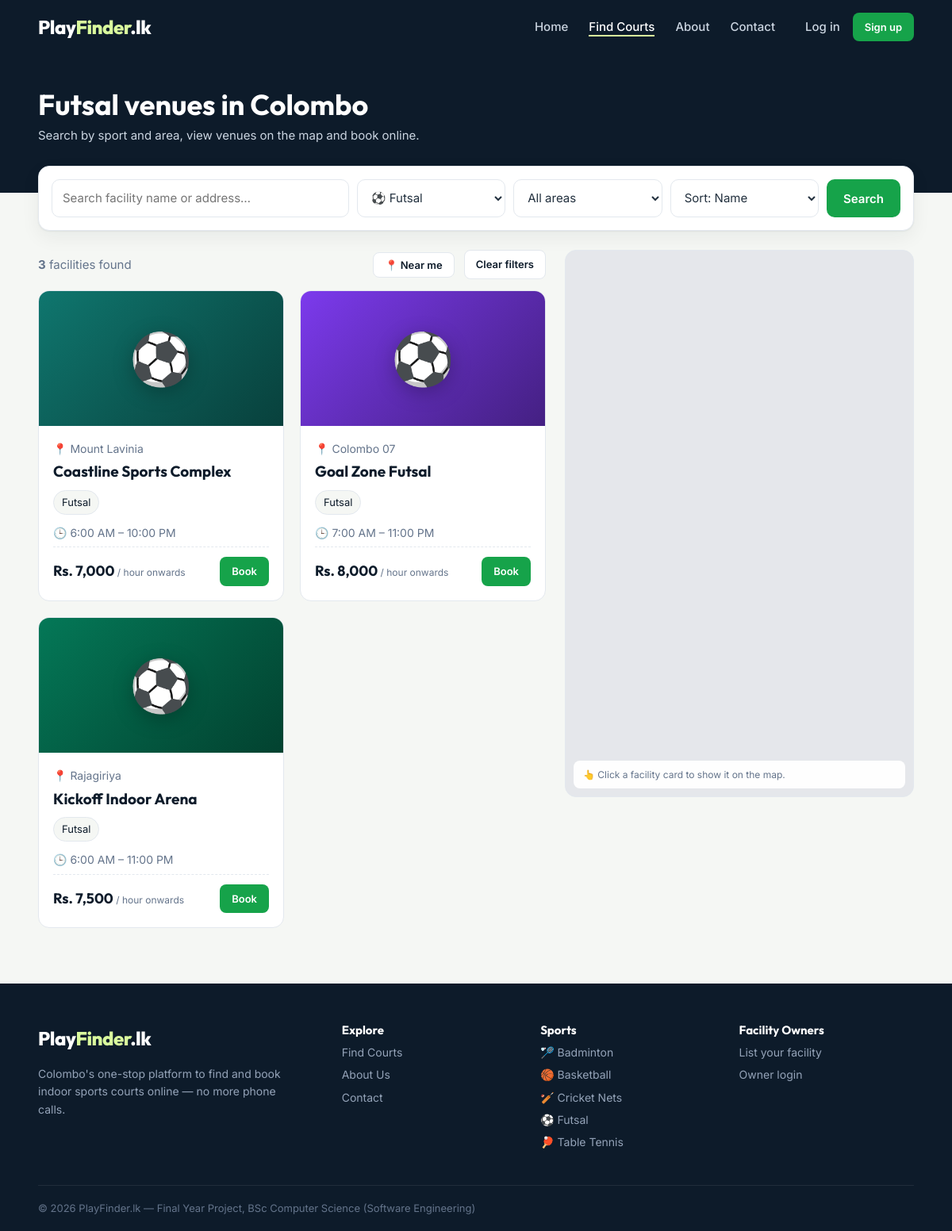
Screenshot of /facilities.php?sport=2 with the database file from the repository.
### tables this page shows
CREATE TABLE sports (
    id    INT AUTO_INCREMENT PRIMARY KEY,
    name  VARCHAR(50) NOT NULL UNIQUE,
    slug  VARCHAR(50) NOT NULL UNIQUE,
    icon  VARCHAR(10) NOT NULL DEFAULT '🏅'
);

CREATE TABLE facilities (
    id          INT AUTO_INCREMENT PRIMARY KEY,
    owner_id    INT NOT NULL,
    name        VARCHAR(120) NOT NULL,
    description TEXT,
    address     VARCHAR(255) NOT NULL,
    area        VARCHAR(60)  NOT NULL,
    latitude    DECIMAL(10,7) NOT NULL,
    longitude   DECIMAL(10,7) NOT NULL,
    phone       VARCHAR(20)  NOT NULL,
    open_time   TIME NOT NULL DEFAULT '06:00:00',
    close_time  TIME NOT NULL DEFAULT '22:00:00',
    amenities   VARCHAR(255) DEFAULT NULL,
    image       VARCHAR(255) DEFAULT NULL,
    status      ENUM('pending','approved','rejected') NOT NULL DEFAULT 'pending',
    created_at  DATETIME NOT NULL DEFAULT CURRENT_TIMESTAMP,
    CONSTRAINT fk_fac_owner FOREIGN KEY (owner_id) REFERENCES users(id) ON DELETE CASCADE,
    INDEX idx_fac_area (area),
    INDEX idx_fac_status (status)
);

### includes/db.php (called while the page is built, shortened)
<?php
function db(): PDO
{
    static $pdo = null;
    if ($pdo === null) {
        try {
            $pdo = new PDO(DB_DSN, DB_USER, DB_PASS, [
                PDO::ATTR_ERRMODE            => PDO::ERRMODE_EXCEPTION,
                PDO::ATTR_DEFAULT_FETCH_MODE => PDO::FETCH_ASSOC,
                PDO::ATTR_EMULATE_PREPARES   => false,
            ]);
        } catch (PDOException $e) {
            http_response_code(500);
            exit('<div style="font-family:sans-serif;padding:40px;max-width:640px;margin:auto">
                <h2>Database connection failed</h2>
                <p>Please make sure MySQL is running in XAMPP and that you imported
                <code>database/playfinder.sql</code> in phpMyAdmin.</p>
                <p style="color:#888">Check settings in <code>config/config.php</code>.</p></div>');
        }
    }
    return $pdo;
}
function q(string $sql, array $params = []): PDOStatement
{
    $stmt = db()->prepare($sql);
    $stmt->execute($params);
    return $stmt;
}
function q_all(string $sql, array $params = []): array
{
    return q($sql, $params)->fetchAll();
}

### facilities.php (the view, shortened to what this page needs)
<?php
$filters = [
    'q'     => trim($_GET['q'] ?? ''),
    'area'  => in_array($_GET['area'] ?? '', AREAS, true) ? $_GET['area'] : '',
    'sport' => (int)($_GET['sport'] ?? 0),
];
$sort = $_GET['sort'] ?? 'name';
$lat = isset($_GET['lat']) && is_numeric($_GET['lat']) ? (float)$_GET['lat'] : null;
$facilities = search_facilities($filters);
usort($facilities, function ($a, $b) use ($sort) {
    return match ($sort) {
        'price_asc'  => $a['min_price'] <=> $b['min_price'],
        'price_desc' => $b['min_price'] <=> $a['min_price'],
        'distance'   => ($a['distance'] ?? 0) <=> ($b['distance'] ?? 0),
        default      => strcasecmp($a['name'], $b['name']),
    };
});
$sportName = '';
foreach (all_sports() as $s) if ($s['id'] == $filters['sport']) $sportName = $s['name'];
require __DIR__ . '/includes/header.php';
?>
<section class="page-head" style="padding-bottom:60px">
    <div class="container">
        <h1><?= $sportName ? e($sportName) . ' venues' : 'Find a court' ?><?= $filters['area'] ? ' in ' . e($filters['area']) : ' in Colombo' ?></h1>
        <p>Search by sport and area, view venues on the map and book online.</p>
    </div>
</section>
<div class="container">
    <form class="filter-bar" method="get" id="filterForm">
        <input type="search" name="q" value="<?= e($filters['q']) ?>" placeholder="Search facility name or address…">
        <select name="sport">
            <?php foreach (all_sports() as $s): ?>
                <option value="<?= $s['id'] ?>" <?= $filters['sport'] == $s['id'] ? 'selected' : '' ?>><?= e($s['icon'] . ' ' . $s['name']) ?></option>
            <?php endforeach; ?>
        </select>
        <select name="area">
            <option value="">All areas</option>
        </select>
        <select name="sort">
            <option value="name" <?= $sort === 'name' ? 'selected' : '' ?>>Sort: Name</option>
        </select>
        <button class="btn btn-primary">Search</button>
    </form>
    <div class="search-layout">
        <div>
            <div class="flex between results-count">
                <span><strong><?= count($facilities) ?></strong> facilit<?= count($facilities) === 1 ? 'y' : 'ies' ?> found</span>
                <span class="flex">
                    <button type="button" class="btn btn-outline btn-sm" id="nearMe">📍 Near me</button>
                    <?php if ($filters['q'] || $filters['area'] || $filters['sport'] || $lat !== null): ?>
                        <a href="<?= url('facilities.php') ?>" class="btn btn-outline btn-sm">Clear filters</a>
                    <?php endif; ?>
                </span>
            </div>
            <?php if (!$facilities): ?>
                <div class="empty-state">
                    <div class="icon">🔍</div>
                    <h3>No facilities match your search</h3>
                    <p class="muted">Try a different area or sport.</p>
                    <a href="<?= url('facilities.php') ?>" class="btn btn-primary">Show all facilities</a>
                </div>
            <?php else: ?>
                <div class="facility-grid">
                    <?php foreach ($facilities as $f) include __DIR__ . '/includes/facility_card.php'; ?>
                </div>
            <?php endif; ?>
        </div>
        <aside class="map-panel">
            <?php if (maps_enabled()): ?>
                <div id="map"></div>
            <?php else:
                $first = $facilities[0] ?? null;
                $src = $first ? maps_embed_url((float)$first['latitude'], (float)$first['longitude'], 14)
                              : maps_embed_url(MAP_DEFAULT_LAT, MAP_DEFAULT_LNG, 12); ?>
                <iframe id="mapFrame" src="<?= e($src) ?>" loading="lazy" title="Facility map"></iframe>
                <div class="map-note">👆 Click a facility card to show it on the map.</div>
            <?php endif; ?>
        </aside>
    </div>
</div>
<?php $pageScripts = ob_get_clean();
require __DIR__ . '/includes/footer.php';

### includes/facility_card.php (shortened to what this page needs)
<?php
$sportsList = $f['sports'] ? explode(',', $f['sports']) : [];
?>
<article class="facility-card" id="fac-<?= (int)$f['id'] ?>" data-id="<?= (int)$f['id'] ?>"
         data-lat="<?= e($f['latitude']) ?>" data-lng="<?= e($f['longitude']) ?>">
    <a href="<?= url('facility.php?id=' . $f['id']) ?>"><?= facility_cover($f) ?></a>
    <div class="facility-body">
        <div class="flex between">
            <span class="facility-meta">📍 <?= e($f['area']) ?></span>
        </div>
        <h3><a href="<?= url('facility.php?id=' . $f['id']) ?>"><?= e($f['name']) ?></a></h3>
        <div class="facility-sports">
            <?php foreach ($sportsList as $sp): ?><span class="chip"><?= e($sp) ?></span><?php endforeach; ?>
        </div>
        <div class="facility-meta small">🕒 <?= time_label($f['open_time']) ?> – <?= time_label($f['close_time']) ?></div>
        <div class="facility-foot">
            <div class="price"><?= lkr($f['min_price']) ?> <small>/ hour onwards</small></div>
            <a href="<?= url('facility.php?id=' . $f['id']) ?>" class="btn btn-primary btn-sm">Book</a>
        </div>
    </div>
</article>

### includes/functions.php (shortened to what this page needs)
<?php
function e($value): string
{
    return htmlspecialchars((string)($value ?? ''), ENT_QUOTES, 'UTF-8');
}
function url(string $path = ''): string
{
    return BASE_URL . '/' . ltrim($path, '/');
}
function lkr($amount): string
{
    return 'Rs. ' . number_format((float)$amount, 0);
}
function time_label(string $time): string
{
    return date('g:i A', strtotime($time));
}
function facility_image(array $f): ?string
{
    return null;
}
function facility_cover(array $f, string $class = 'cover'): string
{
    $img = facility_image($f);
    $palette = ['#0f766e', '#1d4ed8', '#7c3aed', '#b45309', '#be123c', '#047857', '#0369a1'];
    $color = $palette[$f['id'] % count($palette)];
    $icon = $f['icon'] ?? '🏟️';
    return '<div class="' . $class . ' cover-placeholder" style="--c:' . $color . '"><span>' . e($icon) . '</span></div>';
}
function maps_enabled(): bool
{
    return GOOGLE_MAPS_API_KEY !== '';
}
function maps_embed_url(float $lat, float $lng, int $zoom = 15): string
{
    return 'https://maps.google.com/maps?q=' . $lat . ',' . $lng . '&z=' . $zoom . '&output=embed';
}
function all_sports(): array
{
    static $sports = null;
    if ($sports === null) {
        $sports = q_all('SELECT * FROM sports ORDER BY name');
    }
    return $sports;
}
function search_facilities(array $filters = []): array
{
    $where = ['f.status = ?', 'c.is_active = 1'];
    $params = ['approved'];
    if (!empty($filters['sport'])) {
        $where[] = 'c.sport_id = ?';
        $params[] = (int)$filters['sport'];
    }
    $sql = 'SELECT f.*, MIN(c.price_per_hour) AS min_price,
                   GROUP_CONCAT(DISTINCT s.name) AS sports, MIN(s.icon) AS icon
            FROM facilities f
            JOIN courts c ON c.facility_id = f.id
            JOIN sports s ON s.id = c.sport_id
            WHERE ' . implode(' AND ', $where) . '
            GROUP BY f.id
            ORDER BY f.name';
    return q_all($sql, $params);
}

### includes/footer.php (shortened to what this page needs)
</main>
<footer class="site-footer">
    <div class="container footer-grid">
        <div>
            <a href="<?= url('index.php') ?>" class="logo logo-light">Play<span>Finder</span>.lk</a>
            <p class="muted-light">Colombo's one-stop platform to find and book indoor sports courts online — no more phone calls.</p>
        </div>
        <div>
            <h4>Explore</h4>
            <a href="<?= url('facilities.php') ?>">Find Courts</a>
            <a href="<?= url('about.php') ?>">About Us</a>
            <a href="<?= url('contact.php') ?>">Contact</a>
        </div>
        <div>
            <h4>Sports</h4>
            <?php foreach (all_sports() as $s): ?>
                <a href="<?= url('facilities.php?sport=' . $s['id']) ?>"><?= e($s['icon'] . ' ' . $s['name']) ?></a>
            <?php endforeach; ?>
        </div>
        <div>
            <h4>Facility Owners</h4>
            <a href="<?= url('register.php?type=owner') ?>">List your facility</a>
            <a href="<?= url('login.php') ?>">Owner login</a>
        </div>
    </div>
    <div class="container footer-bottom">
        © <?= date('Y') ?> PlayFinder.lk — Final Year Project, BSc Computer Science (Software Engineering)
    </div>
</footer>
</body>
</html>

### rows the page displays
sports: name "Futsal", icon+name "⚽ Futsal"
facilities: icon "⚽", area "Mount Lavinia", name "Coastline Sports Complex", sp "Futsal", open_time "6:00 AM", close_time "10:00 PM", min_price "Rs. 7,000"
facilities: icon "⚽", area "Colombo 07", name "Goal Zone Futsal", sp "Futsal", open_time "7:00 AM", close_time "11:00 PM", min_price "Rs. 8,000"
facilities: icon "⚽", area "Rajagiriya", name "Kickoff Indoor Arena", sp "Futsal", open_time "6:00 AM", close_time "11:00 PM", min_price "Rs. 7,500"
sports: icon+name "🏸 Badminton"
sports: icon+name "🏀 Basketball"
sports: icon+name "🏏 Cricket Nets"
sports: icon+name "🏓 Table Tennis"

### other values shown
count($facilities) "3"
form field sport "⚽ Futsal"
